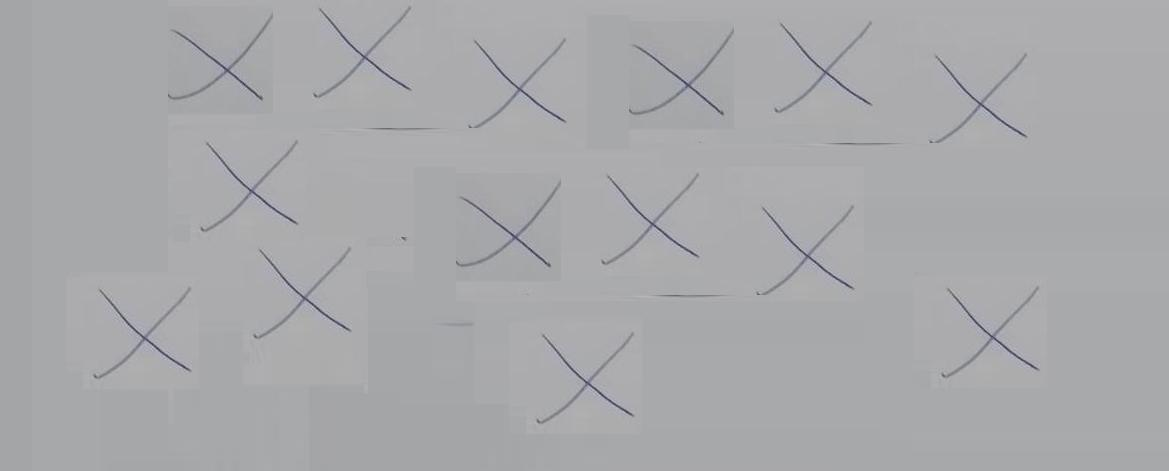
#> input picture imagen.jpg, 1169 x 471 px
$ python main.py
#> lines starting #> are read from the running program, lines starting #| are printed output that depends on the picture; after the words box and inside, x2 and y2 are one past the last pixel; in counts of white or black regions, pixels touching at a corner belong together
import cv2

# Cargar la imagen
image = cv2.imread("imagen.jpg")
#> image is the input picture: shape (471, 1169, 3); mean B, G, R 171.2, 168.9, 168.4

# Convertir a escala de grises
gray = cv2.cvtColor(image, cv2.COLOR_BGR2GRAY)

# Aplicar umbralización adaptativa para obtener una imagen binaria
thresh = cv2.adaptiveThreshold(gray, 255, cv2.ADAPTIVE_THRESH_GAUSSIAN_C, cv2.THRESH_BINARY_INV, 11, 2)
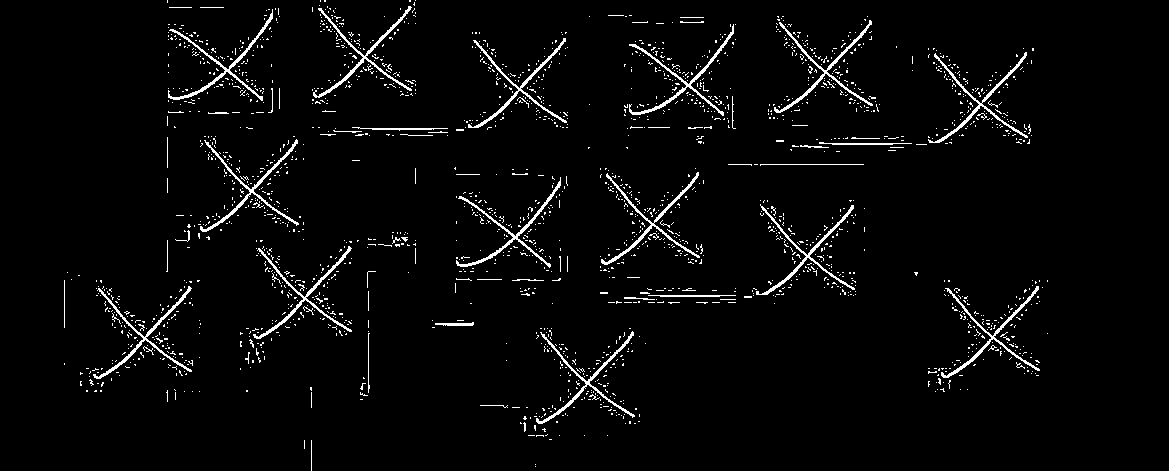
#> thresh: shape (471, 1169); 3.4% white in thin lines or dots, all inside (x1, y1, x2, y2) = (64, 0, 1048, 471)

# Encontrar los contornos de la imagen binaria
contours, hierarchy = cv2.findContours(thresh, cv2.RETR_TREE, cv2.CHAIN_APPROX_SIMPLE)
#> contours = 2189 contours, 2171 with area under 20; largest, box (x1, y1, x2, y2) and area: (629, 24, 734, 116) 508, (313, 6, 412, 98) 503, (601, 172, 700, 265) 502, (93, 286, 192, 379) 502, (253, 246, 352, 339) 502

# Contar el número de contornos que parecen una X
count = 0
for contour in contours:
    approx = cv2.approxPolyDP(contour, 0.01*cv2.arcLength(contour, True), True)
    if len(approx) == 1:
        x, y, w, h = cv2.boundingRect(contour)
        if w/h > 0.8 and w/h < 1.2:
            count += 1/50
            conteo=round(count,0)
#> this loop made 2189 passes
#> (x, y, count, conteo) on passes 1, 2, 6, 7, 8, 15, 24, 27, 28, 29, 32, 37: (535, 466, 0.02, 0), (535, 464, 0.04, 0), (607, 435, 0.06, 0), (584, 435, 0.08, 0), (559, 435, 0.1, 0), (625, 423, 0.12, 0), (539, 416, 0.14, 0), (621, 415, 0.16, 0), (616, 415, 0.18, 0), (567, 415, 0.2, 0), (624, 414, 0.22, 0), (536, 413, 0.24, 0)
#> (x, y) on pass 201: (112, 360)
#> after the loop, count = 14.16

# Imprimir el resultado
print("Cantidad de equis escritas con lápiz:", conteo)
#| Cantidad de equis escritas con lápiz: 14.0
